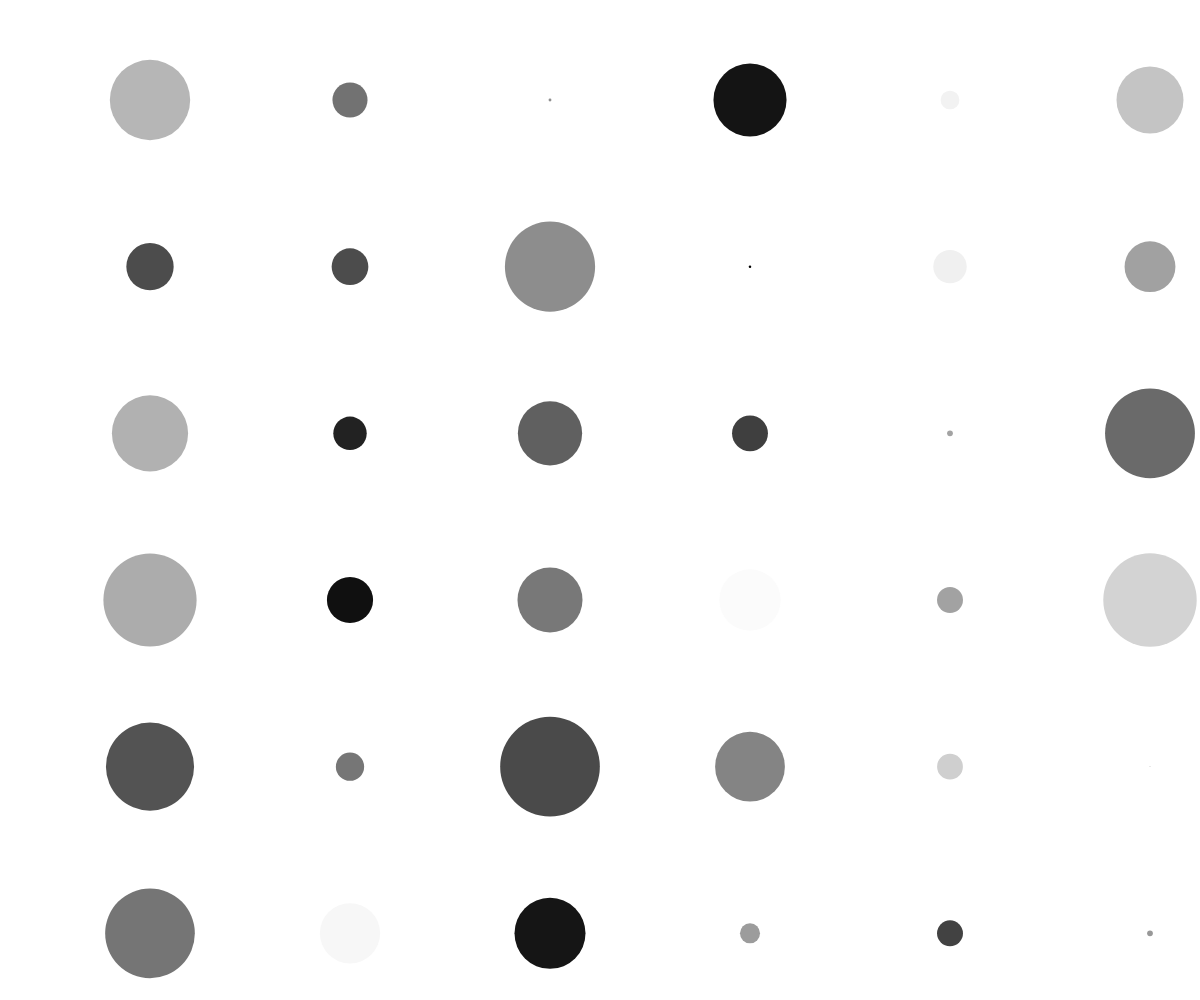
Frame 1 (no input)
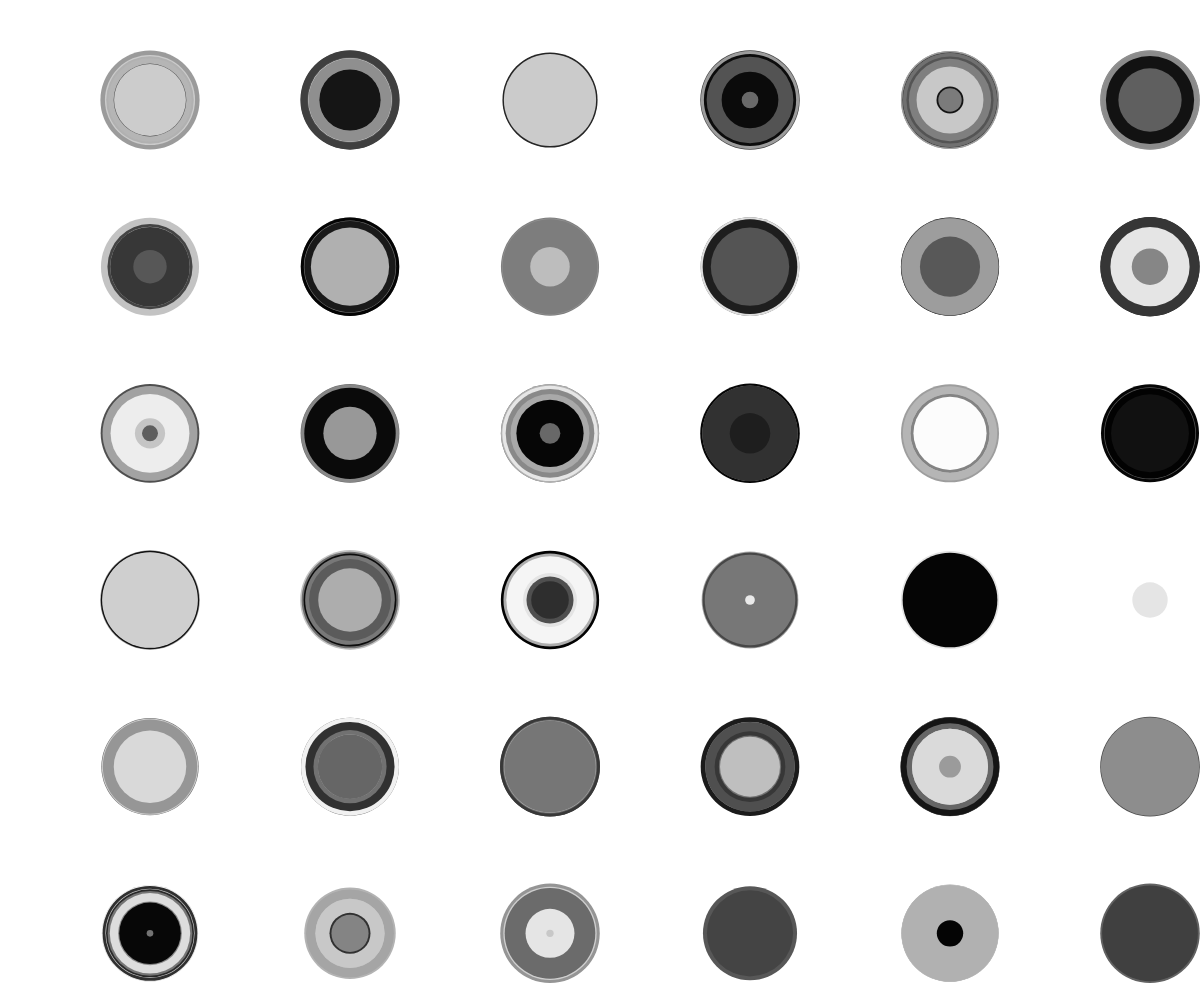
Frame 60 (no input)
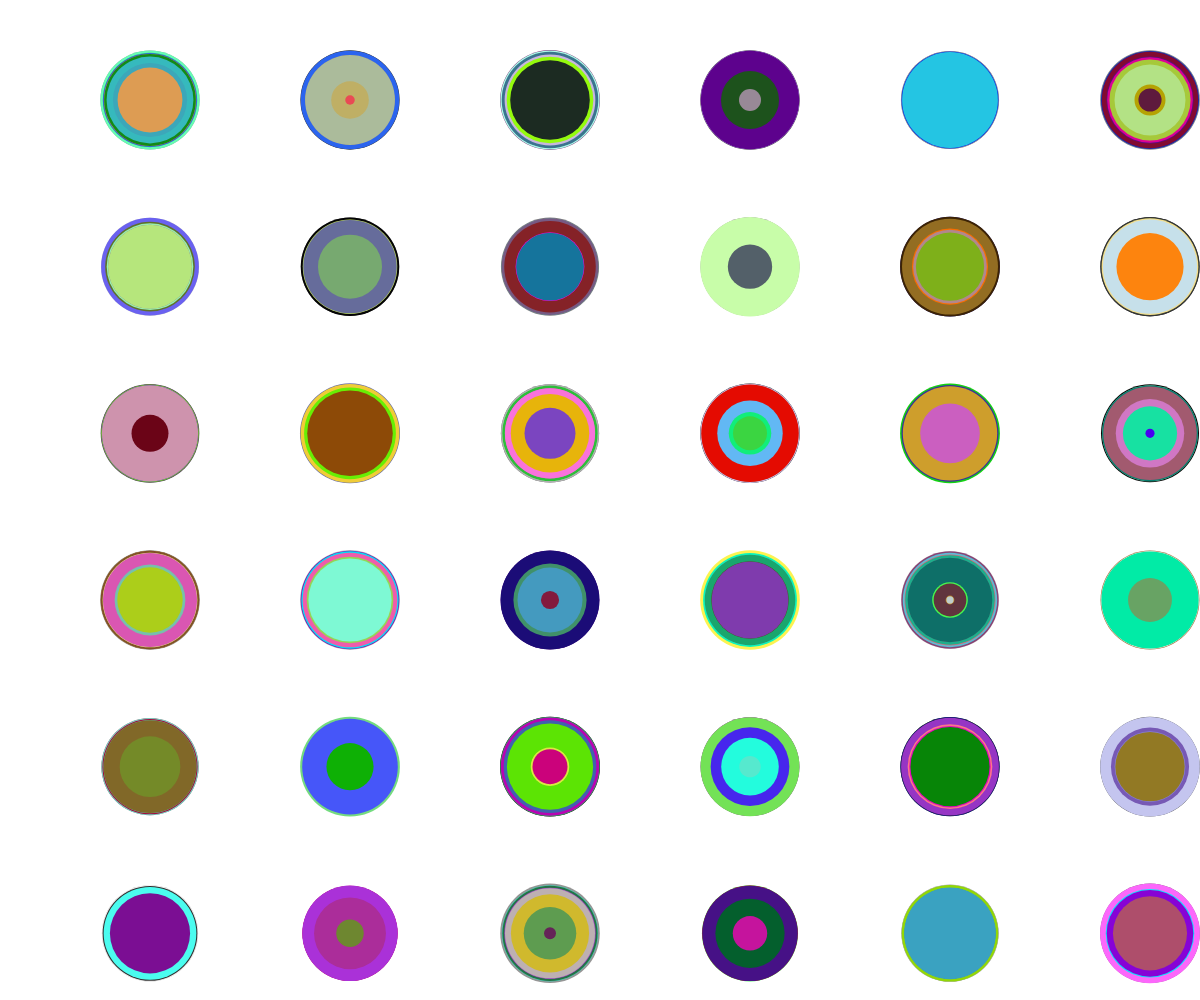
Frame 120 (the mouse pressed at the canvas centre since frame 60)

The p5.js sketch that drew these frames (run headless with seeded random() and noise() and a simulated clock; from frame 60 on, the mouse is pressed at the canvas centre):

// p5.js sketch
// ── sketch.js


function setup() {
createCanvas(windowWidth,windowHeight);
background(255);
frameRate(30);

}

function draw() {

noStroke();
// changing the origin point of the circles and squres to the middle of the shape
ellipseMode(CENTER);
rectMode(CENTER);

// Creating random size circles every 1/6 of the width starting from (150,100) on a Grayscale, if mouseIsPressed create color circles bettwen (0-255)
//
for( let i = 150; i < width; i = i + width/6){
  for( let j = 100; j < height; j = j + height/6){
    let color = random(0,255);
    let rcolor = random(0,255);
    let gcolor = random(0,255);
    let bcolor = random(0,255);
    let z = random(0,100);
    // Left click funtion for changing colors.
    if(mouseIsPressed & mouseButton === LEFT){
      fill(rcolor,gcolor,bcolor);
    }
    else{
      fill(color);
    }
    ellipse(i,j, z, z);
}
}
// Press UP_Arrow for create new circles every 1/3 of the width starting from (351,180);
for( let i = 315; i < width; i = i + width/3){
  for ( let j = 180; j < height; j = j + height/3){
    let rcolor = random(0,255);
    let gcolor = random(0,255);
    let bcolor = random(0,255);
    let z = random(0,50);

    if(keyIsPressed & keyCode == UP_ARROW){
      ellipse(i,j,z,z);
    }
  }
}
// Press DOWN_Arrow for create new circles every 1/3 of the width starting from (630,335)
for( let i = 630; i < width; i = i + width/3){
  for ( let j = 335; j < height; j = j + height/3){
    let rcolor = random(0,255);
    let gcolor = random(0,255);
    let bcolor = random(0,255);
    let z = random(0,50);

    if(keyIsPressed & keyCode == DOWN_ARROW){
      ellipse(i,j,z,z);
    }
  }
}
// Press RIGHT_Arrow for create new squares every 1/3 of the width starting from (630,180)
for( let i = 630; i < width; i = i + width/3){
  for ( let j = 180; j < height; j = j + height/3){
    let rcolor = random(0,255);
    let gcolor = random(0,255);
    let bcolor = random(0,255);
    let z = random(0,50);

    if(keyIsPressed & keyCode == RIGHT_ARROW){
      rect(i,j,z,z);
    }
  }
}
// Press LEFT_Arrow for create new squares every 1/3 of the width starting from (315,335)
for( let i = 315; i < width; i = i + width/3){
  for ( let j = 335; j < height; j = j + height/3){
    let rcolor = random(0,255);
    let gcolor = random(0,255);
    let bcolor = random(0,255);
    let z = random(0,50);

    if(keyIsPressed & keyCode == LEFT_ARROW){
      rect(i,j,z,z);
    }
  }
}


}
